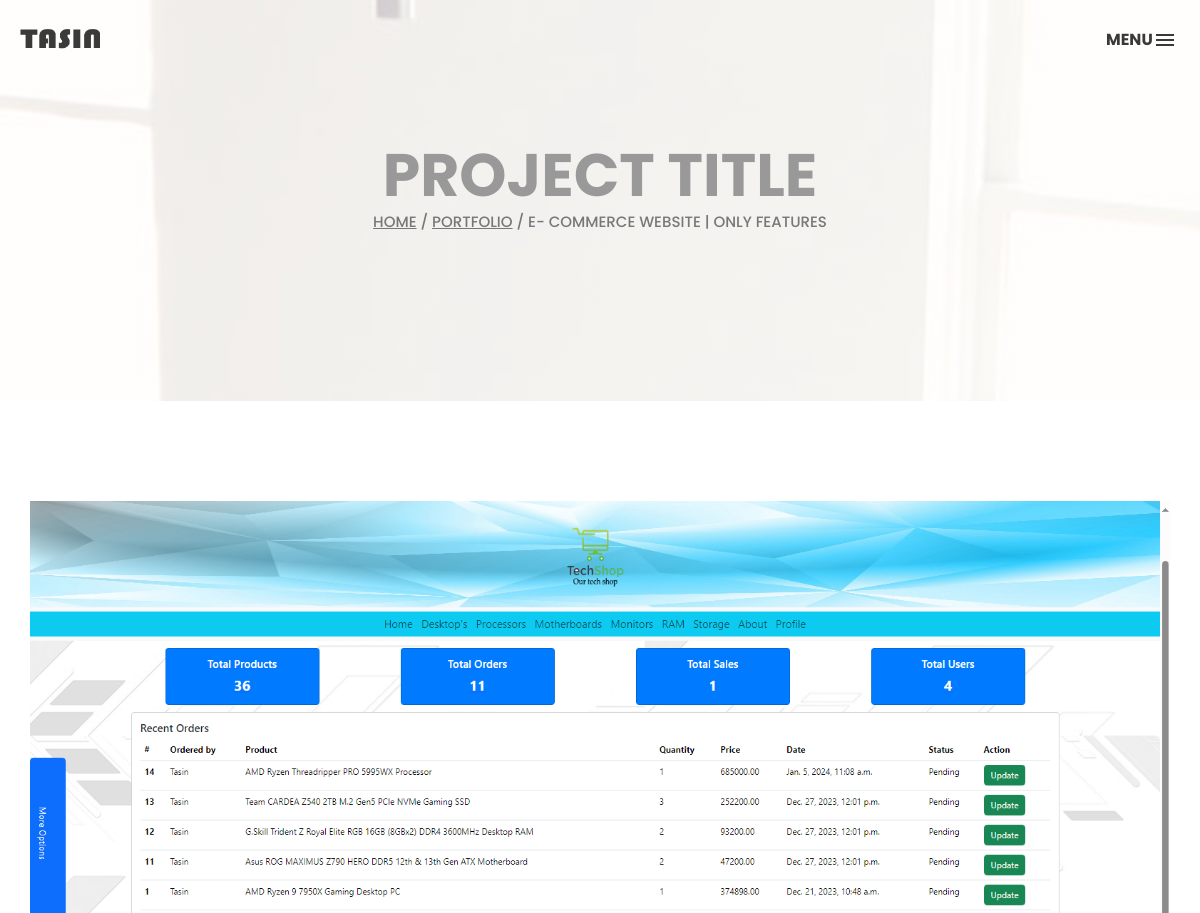
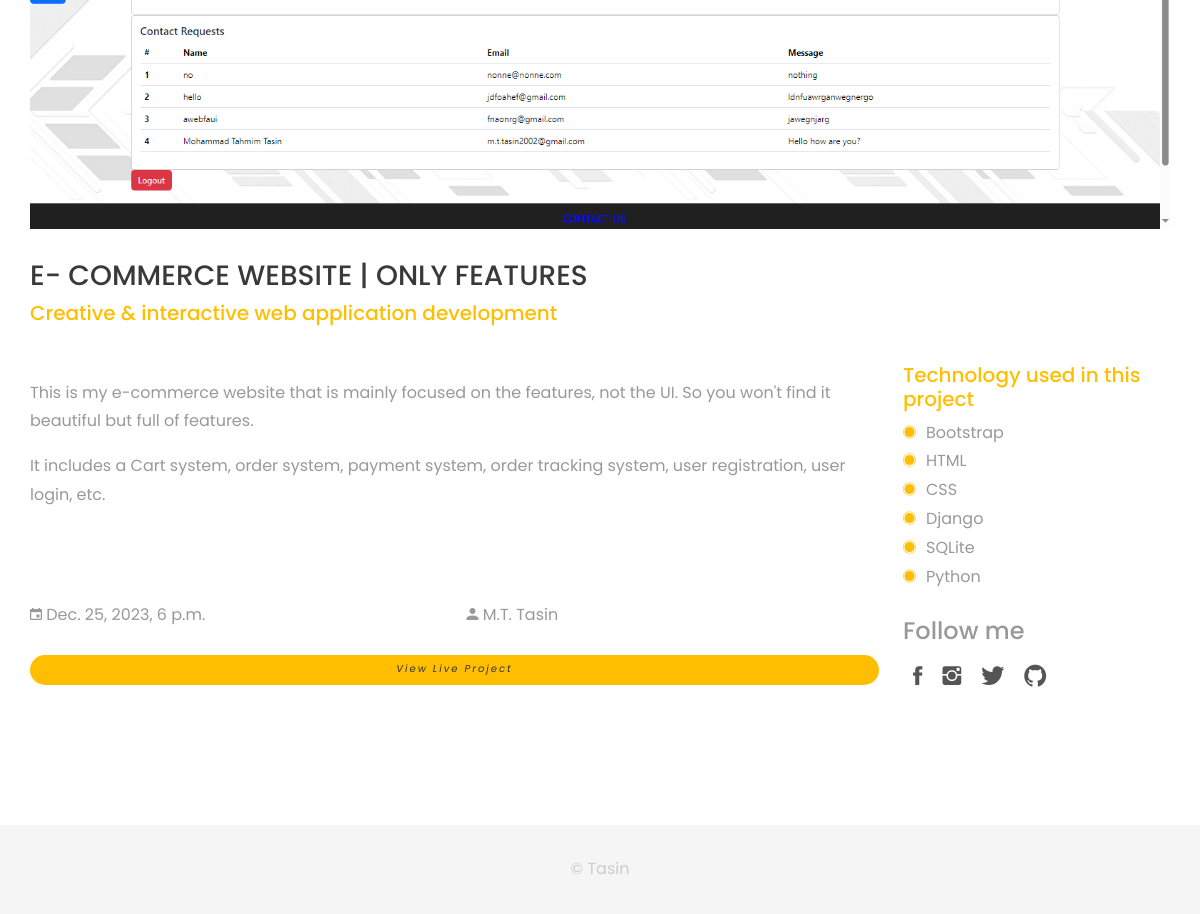
Screenshot of /project_details/7/ with the database file from the repository (2 pictures, top to bottom).
### my_app/models.py (models this page shows, shortened)
class portfolio_model(models.Model):
    title = models.CharField(max_length=100)
    image = models.ImageField(upload_to='portfolio/images/')
    description = RichTextUploadingField(blank=True, null=True)
    date = models.DateTimeField()
    live_link = models.URLField()
    technology_used = models.ManyToManyField('technology_used', verbose_name='Technology Used', blank=True)

class technology_used(models.Model):
    name = models.CharField(max_length=100)
    def __str__(self):
        return self.name

### my_app/views.py (the view)
# urls.py: path('project_details/<int:id>/', project_details, name='project_details'),
def project_details(request, id):
    project = portfolio_model.objects.get(id=id)
    technology = portfolio_model.objects.get(id=id).technology_used.all()
    context = {
        'project': project,
        'technology': technology
    }
    return render(request, 'single-project.html', context)

### templates/single-project.html (shortened to what this page needs)
{% extends 'base.html' %}
{% load static %}
{% block content %}
    </div>
    <div class="top-bar">
        <h1>project title</h1>
        <p><a href="{% url 'index' %}">Home</a> / <a href="{% url 'portfolio' %}">portfolio</a> / {{ project.title }}</p>
    </div>
    <div class="container main-container">
        <div class="row">
            <div class="col-md-12">
                <img src="{{ project.image.url }}" alt="" class="img-fluid" />
                <div class="h-30"></div>
            </div>
        </div>
        <div class="row">
            <div class="col-md-12">
                <h3 class="text-uppercase">{{ project.title }}</h3>
                <h5>Creative & interactive web application development</h5>
                <div class="h-30"></div>
            </div>
        </div>
        <div class="row">
            <div class="col-md-9">
                <p>{{ project.description | safe }}</p>
                <div class="h-30"></div>
                <div class="row">
                    <div class="col-md-6">
                        <p><i class="ion-android-calendar"></i>&nbsp;{{ project.date }}</p>
                    </div>
                    <div class="col-md-6">
                        <p><i class="ion-android-person"></i>&nbsp;M.T. Tasin</p>
                    </div>
                </div>
                <div>
                    <a href="{{ project.live_link }}" class="redirection btn"><em>View Live Project</em></a>
                </div>
            </div>
            <div class="col-md-3">
                <ul class="cat-ul">
                    <li><h5>Technology used in this project</h5></li>
                    {% for item in technology %}
                    <li><i class="ion-ios-circle-filled"></i>{{ item }}</li>
                    {% endfor %}
                </ul>
                <div class="h-10"></div>
                <h4>Follow me</h4>
                <ul class="social-ul">
                    <li class="box-social"><a href="https://www.facebook.com/M.T.Tasin.20/"><i class="ion-social-facebook"></i></a></li>
                    <li class="box-social"><a href="https://www.instagram.com/m.t.tasin20/"><i class="ion-social-instagram"></i></a></li>
                    <li class="box-social"><a href="https://twitter.com/MTTasin1"><i class="ion-social-twitter"></i></a></li>
                    <li class="box-social"><a href="https://github.com/MTTasin"><i class="ion-social-github"></i></a></li>
                </ul>
            </div>
        </div>
    </div>
{% endblock %}

### templates/base.html (shortened to what this page needs)
<!DOCTYPE html>
<html lang="en">
{% load static %}
<head>
    <link href="https://cdn.jsdelivr.net/npm/bootstrap@5.3.2/dist/css/bootstrap.min.css" rel="stylesheet">
    <link href="{% static 'ionicons/css/ionicons.min.css' %}" rel="stylesheet">
    <link href="{% static 'css/style.css' %}" rel="stylesheet">
</head>
<body>
    <div class="container-fluid sticky-top">
        <header class="box-header">
            <div class="box-logo">
                <a href="{% url 'index' %}"><img src="{% static 'img/logo.png' %}" width="80" alt="Logo"></a>
            </div>
            <a class="box-primary-nav-trigger" href="#0">
                <span class="box-menu-text">Menu</span><span class="box-menu-icon"></span>
            </a>
        </header>
        {% block content %}
        {% endblock %}
    <footer>
        <div class="container-fluid">
            <p class="copyright">© Tasin</p>
        </div>
    </footer>
</body>
</html>

### media/static/css/style.css (style rules this page uses)
html, body { height: 100%; font-family: 'Poppins', sans-serif; line-height: 1.8; color: #999 }
.main-container { padding: 100px 0; }
a { -webkit-transition: all .3s; transition: all .3s }
.h-30 { height: 30px }
.h-10 { height: 10px }
h1 { color: #393939; font-size: 60px; text-transform: uppercase; }
h3 { color: #393939; }
h5 { color: #ffbf00; }
.box-header { position: absolute; top: 0; left: 0; background: rgba(255, 255, 255, 0.95); height: 50px; width: 100%; z-index: 3; box-shadow: 0 1px 2px rgba(0, 0, 0, 0.3); -webkit-font-smoothing: antialiased; -moz-osx-font-smoothing: grayscale; }
.box-header { height: 80px; background: transparent; box-shadow: none; }
.box-header { -webkit-transition: background-color 0.3s; transition: background-color 0.3s; -webkit-transform: translate3d(0, 0, 0); transform: translate3d(0, 0, 0); -webkit-backface-visibility: hidden; backface-visibility: hidden; }
.box-logo { display: block; padding: 20px; }
.box-primary-nav-trigger { position: absolute; right: 0; top: 0; height: 100%; width: 50px; background-color: #fff; }
.box-primary-nav-trigger .box-menu-text { color: #393939; text-transform: uppercase; font-weight: 700; display: none; }
.box-primary-nav-trigger .box-menu-icon { display: inline-block; position: absolute; left: 50%; top: 50%; bottom: auto; right: auto; -webkit-transform: translateX(-50%) translateY(-50%); transform: translateX(-50%) translateY(-50%); width: 18px; height: 2px; background-color: #393939; -webkit-transition: background-color 0.3s; transition: background-color 0.3s; list-style: none; }
.box-primary-nav-trigger .box-menu-icon::before, .box-primary-nav-trigger .box-menu-icon:after { content: ''; width: 100%; height: 100%; position: absolute; background-color: #393939; right: 0; -webkit-transition: -webkit-transform .3s, top .3s, background-color 0s; -webkit-transition: top .3s, background-color 0s, -webkit-transform .3s; transition: top .3s, background-color 0s, -webkit-transform .3s; transition: transform .3s, top .3s, background-color 0s; transition: transform .3s, top .3s, background-color 0s, -webkit-transform .3s; }
.box-primary-nav-trigger .box-menu-icon::before { top: -5px; }
.box-primary-nav-trigger .box-menu-icon::after { top: 5px; }
.box-primary-nav-trigger { width: 100px; padding-left: 1em; background-color: transparent; height: 30px; line-height: 30px; right: 10px; top: 50%; bottom: auto; -webkit-transform: translateY(-50%); transform: translateY(-50%); }
.box-primary-nav-trigger .box-menu-text { display: inline-block; }
.box-primary-nav-trigger .box-menu-icon { left: auto; right: 1em; -webkit-transform: translateX(0) translateY(-50%); transform: translateX(0) translateY(-50%); }
.redirection { font-style: normal; display: inline-block; background-color: #ffbf00; padding: 5px 20px; border-radius: 25px; color: #333; margin-top: 10px; opacity: 100; font-size: 10px; text-align: center; letter-spacing: 2px; width: 100%; height: 30px; }
footer { padding: 30px 0; text-align: center; background: #f5f5f5 }
.copyright { color: #ccc; margin-bottom: 0; }
.top-bar { color: #333; padding: 150px 0 150px; background: -webkit-linear-gradient( rgba(255, 255, 255, .8), rgba(255, 255, 255, .8)), url(../img/01.jpg); background: linear-gradient( rgba(255, 255, 255, .8), rgba(255, 255, 255, .8)), url(../img/01.jpg); background-size: cover; background-attachment: fixed; background-position: center center; text-align: center; }
.top-bar h1 { font-size: 60px; text-transform: uppercase; font-weight: 700; color: #999; line-height: 50px; }
.top-bar p { font-size: 15px; text-transform: uppercase; font-weight: 500; color: #777; }
.top-bar p a { color: #777; }
.social-ul { list-style: none; display: inline-block; padding-left: 0; }
.social-ul li { margin: 0 10px; float: left; }
.social-ul li a { font-size: 25px; color: #555; -webkit-transition: all .3s; transition: all .3s; }
.cat-ul { padding-left: 0; list-style: none }
.cat-ul li i { margin-right: 10px; color: #ffbf00; }

### rows the page displays
portfolio_model: title "E- COMMERCE WEBSITE | ONLY FEATURES", image (picture), description "This is my e-commerce website that is mainly focused on the features, not the UI. So you won't find it beautiful but full of features. It includes a Cart system, order system, payment system, order tracking system, user registration, user login, etc.", date "Dec. 25, 2023, 6 p.m."
technology_used: name "Bootstrap"
technology_used: name "HTML"
technology_used: name "CSS"
technology_used: name "Django"
technology_used: name "SQLite"
technology_used: name "Python"
